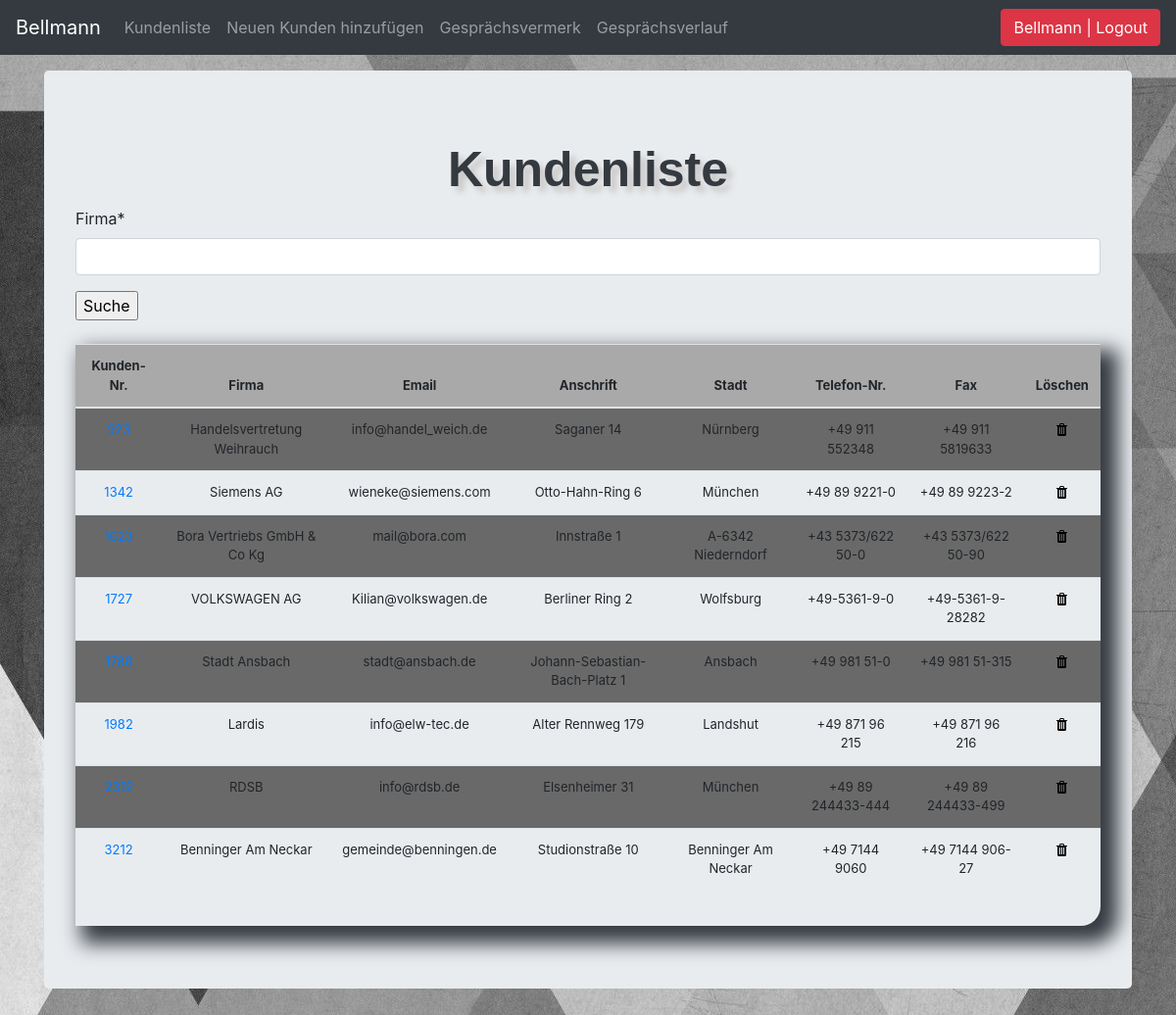
The app's page / (signed in) with its own data.
### kunden/models.py (models this page shows, shortened)
class Kunde(models.Model):
    kundenNr = models.IntegerField(auto_created=True, primary_key=True, serialize=False, verbose_name='KundenNr')
    firma = models.CharField(max_length=30, blank=False, null=True)
    anschrift = models.CharField(max_length=30, blank=True, null=True)
    stadt = models.CharField(max_length=30, blank=True, null=True)
    telefon = models.CharField(max_length=30, blank=True, null=True)
    fax = models.CharField(max_length=30, blank=True, null=True)
    email = models.CharField(max_length=30, blank=True, null=True)

### kunden/views.py (the view, shortened to what this page needs)
# urls.py: path('',views.list_kunde, name='list_kunde'),
def list_kunde(request):
    title='Kundenliste'
    form = KundenSearchForm(request.POST or None)
    queryset = Kunde.objects.all()
    context={
        "title":title,
        "queryset": queryset,
        "form": form,
    }
    return render(request, "kundelist.html", context)

### kunden/forms.py
class KundenSearchForm(forms.ModelForm):
    class Meta:
        model = Kunde
        fields = ['firma']

### kunden/templates/kundelist.html (shortened to what this page needs)
{% load static %}
{% load crispy_forms_tags %}
<!DOCTYPE html>
<html lang="en">
  <head>
<link href="{% static 'css/stylesheet.css' %}" rel="stylesheet">
<link href="{% static 'css/bootstrap.min.css' %}" rel="stylesheet">
    <link href="{% static 'css/navbar-top-fixed.css' %}" rel="stylesheet">
  </head>
  <body>
     {% include 'navbar.html' %}
<main role="main" class="container">
  <div class="jumbotron">
    <div class="header">{{title}}</div>
    <form method='POST' action="">{% csrf_token %}
      {{form|crispy}}
      <input type="submit" value="Suche"/>
    </form>
    <br>
    <div class="display_table">
        <table class='table'>
            <thead>
              <tr>
                <th>Kunden-Nr.</th>
                <th>Firma</th>
                <th>Email</th>
                <th>Anschrift</th>
                <th>Stadt</th>
                <th>Telefon-Nr.</th>
                <th>Fax</th>
                <th>Löschen</th>
              </tr>
            </thead>
           {% for instance in queryset %}
              <tr>
                  <td><a href="{% url 'update_kundenlists' instance.kundenNr %}">{{instance.kundenNr}}</a></td>
                  <td>{{instance.firma}}</td>
                  <td>{{instance.email}}</td>
                  <td>{{instance.anschrift}}</td>
                  <td>{{instance.stadt}}</td>
                  <td>{{instance.telefon}}</td>
                  <td>{{instance.fax}}</td>
                  <td><a href="{% url 'delete_kunde' instance.kundenNr %}"><img src="{% static 'img/delete2.png'%}"></a> </td>
              </tr>
           {% endfor %}
        </table>
    </div>
  </div>
</main>
      </body>
</html>

### kunden/templates/navbar.html (shortened to what this page needs)
    <nav class="navbar navbar-expand-md navbar-dark fixed-top bg-dark">
  <a class="navbar-brand" href="#">Bellmann </a>
  <div class="collapse navbar-collapse" id="navbarCollapse">
    <ul class="navbar-nav mr-auto">
      {% if request.user.is_authenticated %}
      <li class="nav-item">
        <a class="nav-link" href="/kundelist">Kundenliste</a>
      </li>
      <li class="nav-item">
        <a class="nav-link" href="/add_kunde">Neuen Kunden hinzufügen</a>
        <li class="nav-item">
        <a class="nav-link" href="/add_notiz">Gesprächsvermerk</a>
      <li class="nav-item">
      <a class="nav-link" href="/gespreachsverlauf">Gesprächsverlauf</a>
      {% endif %}
    </ul>
      <ul class="navbar-nav">
        {% if request.user.is_authenticated %}
        <li><a href="/accounts/logout"><button class="btn btn-danger">{{ user }} | Logout</button></a> </li>
        {% else %}
        <li><a href="/accounts/login">Login</a></li>
        {% endif %}
      </ul>
  </div>
</nav>

### kunden/static/css/stylesheet.css (style rules this page uses)
body { background-color: #34eb6b; background-image: url("../img/bg.jpg"); }
.table { font-size: 13px; text-align: center; width:95%; margin: auto; }
.table tr:nth-child(odd) { background: #696969 }
th { background-color: #A9A9A9 }
.display_table { border-bottom-right-radius: 20px; padding-left : 5 px; padding-right: 5 px; padding-bottom: 20px; box-shadow: 12px 12px 20px 6px #343a40; }
.header { font-family: helvetica; color: #343a40; font-size: 50px; text-align: center; width: 100%; text-shadow: 6px 6px 6px #c9c6c6; display: block; font-weight: bolder; }

### kunden/static/css/navbar-top-fixed.css (style rules this page uses)
body { min-height: 75rem; padding-top: 4.5rem; }

### records on screen
Kunde: firma "Handelsvertretung Weihrauch", email "info@handel_weich.de", anschrift "Saganer 14", stadt "Nürnberg", telefon "+49 911 552348", fax "+49 911 5819633"
Kunde: kundenNr "1342", firma "Siemens AG", email "wieneke@siemens.com", anschrift "Otto-Hahn-Ring 6", stadt "München", telefon "+49 89 9221-0", fax "+49 89 9223-2"
Kunde: firma "Bora Vertriebs GmbH & Co Kg", email "mail@bora.com", anschrift "Innstraße 1", stadt "A-6342 Niederndorf", telefon "+43 5373/622 50-0", fax "+43 5373/622 50-90"
Kunde: kundenNr "1727", firma "VOLKSWAGEN AG", email "Kilian@volkswagen.de", anschrift "Berliner Ring 2", stadt "Wolfsburg", telefon "+49-5361-9-0", fax "+49-5361-9-28282"
Kunde: firma "Stadt Ansbach", email "stadt@ansbach.de", anschrift "Johann-Sebastian-Bach-Platz 1", stadt "Ansbach", telefon "+49 981 51-0", fax "+49 981 51-315"
Kunde: kundenNr "1982", firma "Lardis", email "info@elw-tec.de", anschrift "Alter Rennweg 179", stadt "Landshut", telefon "+49 871 96 215", fax "+49 871 96 216"
Kunde: firma "RDSB", email "info@rdsb.de", anschrift "Elsenheimer 31", stadt "München", telefon "+49 89 244433-444", fax "+49 89 244433-499"
Kunde: kundenNr "3212", firma "Benninger Am Neckar", email "gemeinde@benningen.de", anschrift "Studionstraße 10", stadt "Benninger Am Neckar", telefon "+49 7144 9060", fax "+49 7144 906-27"

### other values on screen
{{ user }} "Bellmann"
{{ title }} "Kundenliste"
